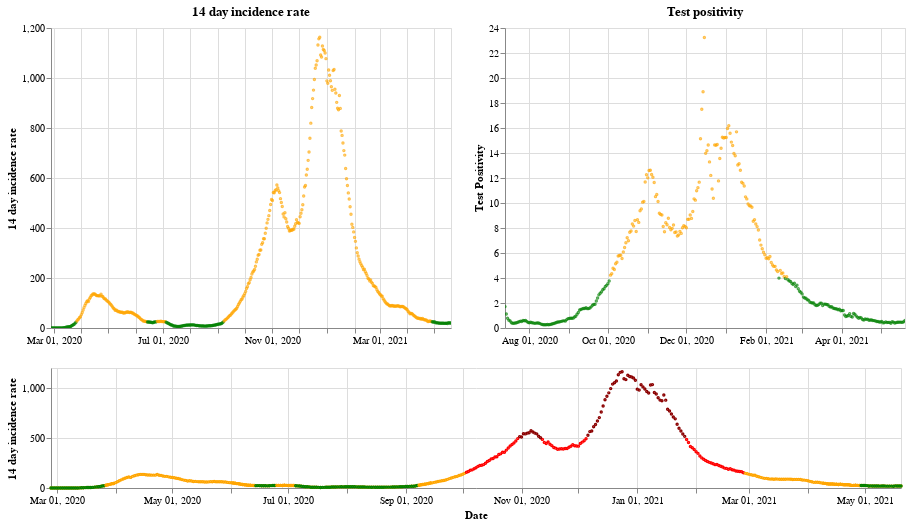

This figure's notebook cell:
### Markdown cell above
## Wales

### Code cell
plot_traffic_light('Wales')

### Figure 1 — Vega-Lite specification as saved in the notebook (floating-point values rounded to 4 significant figures; data arrays with more than 128 entries replaced by an {"elided": "..."} marker saying what was removed)
{"config": {"view": {"continuousWidth": 400, "continuousHeight": 300}}, "vconcat": [{"hconcat": [{"mark": {"type": "point", "size": 2}, "encoding": {"color": {"condition": {"value": "green", "test": "(datum.twoWeeklyCasesRate <= 25)"}, "value": "orange"}, "tooltip": [{"type": "nominal", "field": "areaName"}, {"type": "temporal", "field": "date"}, {"type": "quantitative", "field": "twoWeeklyCasesRate"}, {"type": "quantitative", "field": "testPositivity"}], "x": {"type": "temporal", "axis": {"title": ""}, "field": "date", "scale": {"domain": {"selection": "DateBrush"}}, "timeUnit": "yearmonthdate"}, "y": {"type": "quantitative", "axis": {"title": "14 day incidence rate"}, "field": "twoWeeklyCasesRate"}}, "title": "14 day incidence rate", "width": 400}, {"mark": {"type": "point", "size": 2}, "encoding": {"color": {"condition": {"value": "green", "test": "(datum.testPositivity <= 4)"}, "value": "orange"}, "tooltip": [{"type": "nominal", "field": "areaName"}, {"type": "temporal", "field": "date"}, {"type": "quantitative", "field": "twoWeeklyCasesRate"}, {"type": "quantitative", "field": "testPositivity"}], "x": {"type": "temporal", "axis": {"title": ""}, "field": "date", "scale": {"domain": {"selection": "DateBrush"}}, "timeUnit": "yearmonthdate"}, "y": {"type": "quantitative", "axis": {"title": "Test Positivity"}, "field": "testPositivity"}}, "title": "Test positivity", "width": 400}]}, {"layer": [{"mark": {"type": "point", "size": 2}, "encoding": {"color": {"condition": {"value": "orange", "test": "((50 && datum.twoWeeklyCasesRate) < 150)"}, "value": "red"}, "opacity": {"condition": {"value": 1, "test": "((50 && datum.twoWeeklyCasesRate) < 500)"}, "value": 0}, "tooltip": [{"type": "nominal", "field": "areaName"}, {"type": "temporal", "field": "date"}, {"type": "quantitative", "field": "twoWeeklyCasesRate"}, {"type": "quantitative", "field": "testPositivity"}], "x": {"type": "temporal", "axis": {"title": "Date"}, "field": "date", "timeUnit": "yearmonthdate"}, "y": {"type": "quantitative", "axis": {"title": "14 day incidence rate"}, "field": "twoWeeklyCasesRate"}}, "selection": {"DateBrush": {"type": "interval", "encodings": ["x"], "fields": ["Time"]}}, "width": 850}, {"mark": {"type": "point", "size": 2}, "encoding": {"color": {"value": "darkred"}, "opacity": {"condition": {"value": 1, "test": "(datum.twoWeeklyCasesRate >= 500)"}, "value": 0}, "tooltip": [{"type": "nominal", "field": "areaName"}, {"type": "temporal", "field": "date"}, {"type": "quantitative", "field": "twoWeeklyCasesRate"}, {"type": "quantitative", "field": "testPositivity"}], "x": {"type": "temporal", "axis": {"title": "Date"}, "field": "date", "timeUnit": "yearmonthdate"}, "y": {"type": "quantitative", "axis": {"title": "14 day incidence rate"}, "field": "twoWeeklyCasesRate"}}, "width": 400}, {"mark": {"type": "point", "size": 2}, "encoding": {"color": {"condition": {"value": "green", "test": "((4 && datum.twoWeeklyCasesRate) < 25)"}, "value": "orange"}, "opacity": {"condition": {"value": 1, "test": "(datum.twoWeeklyCasesRate < 50)"}, "value": 0}, "tooltip": [{"type": "nominal", "field": "areaName"}, {"type": "temporal", "field": "date"}, {"type": "quantitative", "field": "twoWeeklyCasesRate"}, {"type": "quantitative", "field": "testPositivity"}], "x": {"type": "temporal", "axis": {"title": "Date"}, "field": "date", "timeUnit": "yearmonthdate"}, "y": {"type": "quantitative", "axis": {"title": "14 day incidence rate"}, "field": "twoWeeklyCasesRate"}}, "width": 400}], "height": 120, "width": 800}], "data": {"name": "data-acd1918de3a2871009f5b3176dc37ecd"}, "$schema": "https://vega.github.io/schema/vega-lite/v4.8.1.json", "datasets": {"data-acd1918de3a2871009f5b3176dc37ecd": {"elided": "449 records"}}}
